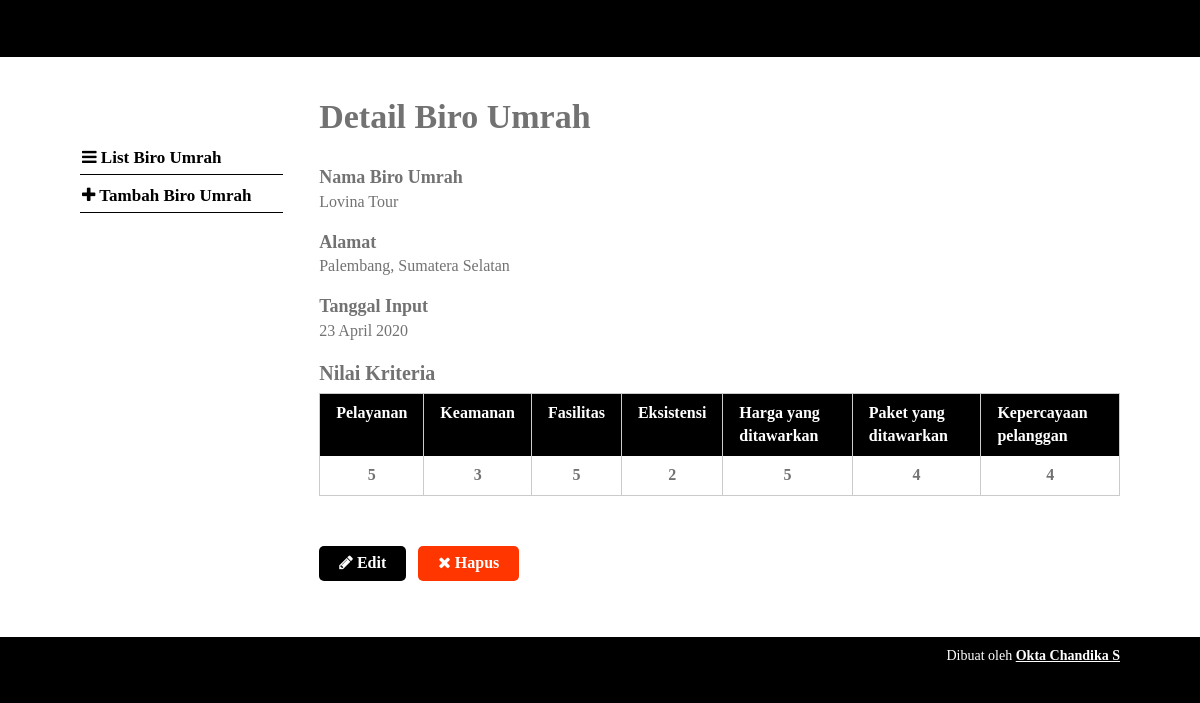
/single-biro-umrah.php?id=6, run on the app's committed database.
### tables this page shows
CREATE TABLE `biro_umroh` (
  `id_biro_umroh` int(10) NOT NULL,
  `nama` varchar(100) NOT NULL,
  `alamat` text NOT NULL,
  `tanggal_input` date NOT NULL
);

CREATE TABLE `nilai_biro_umroh` (
  `id_nilai_biro_umroh` int(11) NOT NULL,
  `id_biro_umroh` int(10) NOT NULL,
  `id_kriteria` int(10) NOT NULL,
  `nilai` float NOT NULL
);

CREATE TABLE `kriteria` (
  `id_kriteria` int(10) NOT NULL,
  `nama` varchar(30) NOT NULL,
  `type` enum('benefit','cost') NOT NULL,
  `bobot` float NOT NULL,
  `ada_pilihan` tinyint(1) DEFAULT NULL,
  `urutan_order` int(2) NOT NULL
);

### single-biro-umrah.php (the view, shortened to what this page needs)
<?php require_once('includes/init.php'); ?>
<?php
$ada_error = false;
$result = '';
$id_biro_umroh = (isset($_GET['id'])) ? trim($_GET['id']) : '';
if(!$id_biro_umroh) {
	$ada_error = 'Maaf, data tidak dapat diproses.';
} else {
	$query = $pdo->prepare('SELECT * FROM biro_umroh WHERE id_biro_umroh = :id_biro_umroh');
	$query->execute(array('id_biro_umroh' => $id_biro_umroh));
	$result = $query->fetch();
}
?>
<?php
$judul_page = 'Detail Biro Umrah';
require_once('template-parts/header.php');
?>
	<div class="main-content-row">
	<div class="container clearfix">
		<?php include_once('template-parts/sidebar-biro-umrah.php'); ?>
		<div class="main-content the-content">
			<h1><?php echo $judul_page; ?></h1>
			<?php if($ada_error): ?>
				<?php echo '<p>'.$ada_error.'</p>'; ?>
			<?php elseif(!empty($result)): ?>
				<h4>Nama Biro Umrah</h4>
				<p><?php echo $result['nama']; ?></p>
				<h4>Alamat</h4>
				<p><?php echo nl2br($result['alamat']); ?></p>
				<h4>Tanggal Input</h4>
				<p><?php
					$tgl = strtotime($result['tanggal_input']);
					echo date('j F Y', $tgl);
				?></p>
				<?php
				$query2 = $pdo->prepare('SELECT nilai_biro_umroh.nilai AS nilai, kriteria.nama AS nama FROM kriteria
				LEFT JOIN nilai_biro_umroh ON nilai_biro_umroh.id_kriteria = kriteria.id_kriteria
				AND nilai_biro_umroh.id_biro_umroh = :id_biro_umroh ORDER BY kriteria.urutan_order ASC');
				$query2->execute(array(
					'id_biro_umroh' => $id_biro_umroh
				));
				$query2->setFetchMode(PDO::FETCH_ASSOC);
				$kriterias = $query2->fetchAll();
				if(!empty($kriterias)):
				?>
					<h3>Nilai Kriteria</h3>
					<table class="pure-table">
						<thead>
							<tr>
								<?php foreach($kriterias as $kriteria ): ?>
									<th><?php echo $kriteria['nama']; ?></th>
								<?php endforeach; ?>
							</tr>
						</thead>
						<tbody>
							<tr>
								<?php foreach($kriterias as $kriteria ): ?>
									<th><?php echo ($kriteria['nilai']) ? $kriteria['nilai'] : 0; ?></th>
								<?php endforeach; ?>
							</tr>
						</tbody>
					</table>
				<?php
				endif;
				?>
				<p><a href="edit-biro-umrah.php?id=<?php echo $id_biro_umroh; ?>" class="button"><span class="fa fa-pencil"></span> Edit</a> &nbsp; <a href="hapus-biro-umrah.php?id=<?php echo $id_biro_umroh; ?>" class="button button-red yakin-hapus"><span class="fa fa-times"></span> Hapus</a></p>
			<?php endif; ?>
		</div>
	</div>
	</div>
<?php
require_once('template-parts/footer.php');

### stylesheets/style.css (style rules this page uses)
html,body,div,span,applet,object,iframe,h1,h2,h3,h4,h5,h6,p,blockquote,pre,a,abbr,acronym,address,big,cite,code,del,dfn,em,img,ins,kbd,q,s,samp,small,strike,strong,sub,sup,tt,var,b,u,i,center,dl,dt,dd,ol,ul,li,fieldset,form,label,legend,table,caption,tbody,tfoot,thead,tr,th,td,article,aside,canvas,details,embed,figure,figcaption,footer,header,hgroup,menu,nav,output,ruby,section,summary,time,mark,audio,video { margin:0; padding:0; border:0; font-size:100%; vertical-align:baseline }
body { line-height:1 }
table { border-collapse:collapse; border-spacing:0 }
*,*:before,*:after { -moz-box-sizing:border-box; -webkit-box-sizing:border-box; box-sizing:border-box }
.clearfix:before,.clearfix:after { content:" "; display:table }
.clear,.clearfix:after { clear:both }
a { color:#000000; text-decoration:none }
.container { max-width:1100px; margin:0 auto; position:relative; padding:0 30px }
body { background:#000000; font-family:"Calibri"; color:#727272; font-size:14px; line-height:1.3; font-weight:500 }
h1,h2,h3,h4,h5,h6 { font-weight:300 }
.pure-table { border-collapse:collapse; border-spacing:0; empty-cells:show; border:1px solid #cbcbcb; width:100% }
.pure-table td,.pure-table th { border-left:1px solid #cbcbcb; border-width:0 0 0 1px; font-size:inherit; margin:0; overflow:visible; padding:0.5em 1em }
.pure-table td:first-child,.pure-table th:first-child { border-left-width:0 }
.pure-table thead { background-color:#000000; color:#fff; text-align:left; vertical-align:bottom }
.pure-table thead th { color:#fff }
.the-content { font-size:16px; line-height:1.42857 }
.the-content a { color:#00008B }
.the-content h1,.the-content h2,.the-content h3,.the-content h4,.the-content h5,.the-content h6 { font-weight:700 }
.the-content h1 { font-size:34px; margin:0.8em 0 0.8em; padding:0; line-height:1.2 }
.the-content h3 { font-size:20px; margin:0.8em 0 0.3em }
.the-content h4 { font-size:18px; margin:0.8em 0 0 }
.the-content blockquote,.the-content table,.the-content p,.the-content ul,.the-content ol,.the-content dd,.the-content pre,.the-content iframe,.the-content .flxmap-container,.the-content hr { margin-bottom:1em }
.the-content table { margin-bottom:50px }
.the-content>h1:first-child,.the-content>h3:first-child,.the-content>h2:first-child { margin-top:0 }
.fa { display:inline-block; font:normal normal normal 14px/1 FontAwesome; font-size:inherit; text-rendering:auto; -webkit-font-smoothing:antialiased; -moz-osx-font-smoothing:grayscale }
.fa-remove:before,.fa-close:before,.fa-times:before { content:"\f00d" }
.fa-pencil:before { content:"\f040" }
button,a { -webkit-transition:all .2s ease; -moz-transition:all .2s ease; -o-transition:all .2s ease; transition:all 0.2s ease }
.the-content .button,.button { background:#000000; color:#fff; display:inline-block; font-size:16px; font-weight:700; line-height:1.2; border:0; font-family:inherit; padding:7px 20px 9px; cursor:pointer; border-radius:5px }
.the-content .button-red,.button-red { background:#ff3600 }
.main-content { float:right; width:77%; padding:40px 0 }

### data on the page
biro_umroh: nama "Lovina Tour", alamat "Palembang, Sumatera Selatan", tanggal_input "23 April 2020"
nilai_biro_umroh: id_kriteria.nama "Pelayanan", nilai "5"
nilai_biro_umroh: id_kriteria.nama "Keamanan", nilai "3"
nilai_biro_umroh: id_kriteria.nama "Fasilitas", nilai "5"
nilai_biro_umroh: id_kriteria.nama "Eksistensi", nilai "2"
nilai_biro_umroh: id_kriteria.nama "Harga yang ditawarkan", nilai "5"
nilai_biro_umroh: id_kriteria.nama "Paket yang ditawarkan", nilai "4"
nilai_biro_umroh: id_kriteria.nama "Kepercayaan pelanggan", nilai "4"

### other printed values
$judul_page "Detail Biro Umrah"
